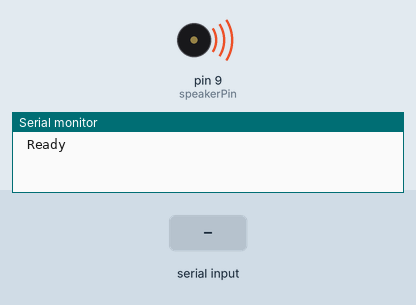
Simulated run of this sketch. Board: Arduino Uno, built with avr-gcc and run on an emulated ATmega328P. Shown: buzzer (waves = sounding), the last lines printed to the serial monitor. Inputs (shaded band) come from the test bench.

Above: at 0.2 s.
At 1.9 s:
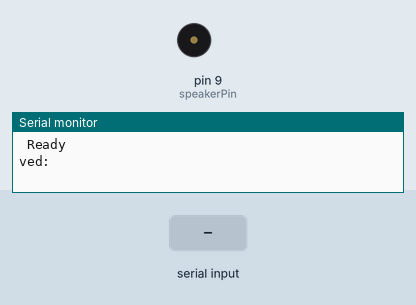
2.0 s: "," received over Serial
3.5 s: "1" received over Serial
Timing chart, 0 to 6.5 s (numbered marks = the images above; inputs shaded):
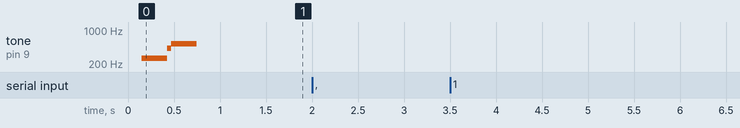

The sketch:

twilio_node_arduino.pde
```cpp
int incomingByte = 0;
String songs = "";
int speakerPin = 9;
int tempo = 300;


//c,c,d,c,f,e,,c,c,d,c,g,,f,,,,END
void makeAsong(String song) {
  Serial.println("phase1: " + song);
  char curNote = 0;
  int curBeats = 0;
  int songLen = 0;
  char curChar = 0;
  songLen = song.length() - 3;
  delay(1000);
  Serial.println(songLen);
  for (int i = 0; i < songLen; i++) {
    curChar = song.charAt(i);
   if (curNote == 0) { curNote = curChar; }
   if (curChar == ',') {
     curBeats++;
   } else {
     if (curBeats > 0) {
       if (curNote == ' ') {
         delay(tempo*curBeats); //pause for spaces
       } else {
         playNote(curNote, curBeats*tempo); //play the note according to our preset tempo
       }
         curNote = curChar;
         curBeats = 0;
     }
   }
   Serial.println("curNote: " + String(curNote) + " curBeats: " + String(curBeats) + " curChar: " + String(curChar));
  }//end for

}
//source: http://www.oomlout.com/a/products/ardx/circ-06
void playNote(char note, int duration) {
  Serial.println("playing: " + note);
  char names[] = { 'c', 'd', 'e', 'f', 'g', 'a', 'b', 'C' };
  int tones[] = { 1915, 1700, 1519, 1432, 1275, 1136, 1014, 956 };

  // play the tone corresponding to the note name
  for (int i = 0; i < 8; i++) {
    if (names[i] == note) {
      playTone(tones[i], duration);
    }
  }
}
void playTone(int tone, int duration) {
  for (long i = 0; i < duration * 1000L; i += tone * 2) {
    digitalWrite(speakerPin, HIGH);
    delayMicroseconds(tone);
    digitalWrite(speakerPin, LOW);
    delayMicroseconds(tone);
  }
}

void setup()
{
  pinMode(speakerPin, OUTPUT);
  Serial.begin(9600);
  delay(100);
  // signal that we're ready
  Serial.println(" Ready ");
  playNote('c', 1 * tempo);
  playNote('C', 1 * tempo);
}

void loop()
{
  if (Serial.available() > 0) {
		// read the incoming byte:
		incomingByte = Serial.read();

		// say what you got:
		Serial.print("I received: " );
                Serial.println(incomingByte, BYTE); // print as a raw byte value

                char thisChar = char(incomingByte);
                songs += thisChar;
                if (songs.endsWith("END")) {
                  Serial.println("Playing: " + songs);
                  makeAsong(songs);
                  songs = "";
                }
	}
}
```
